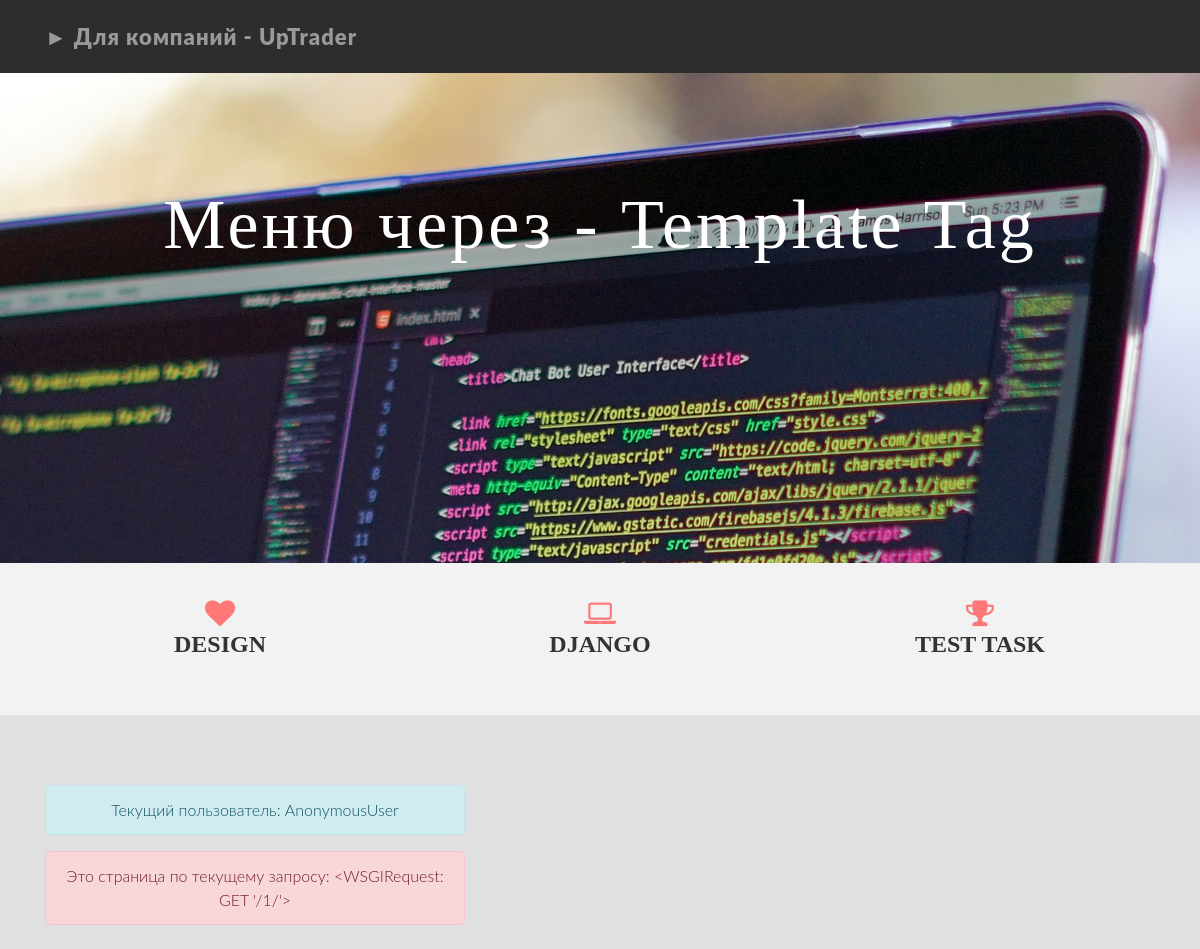
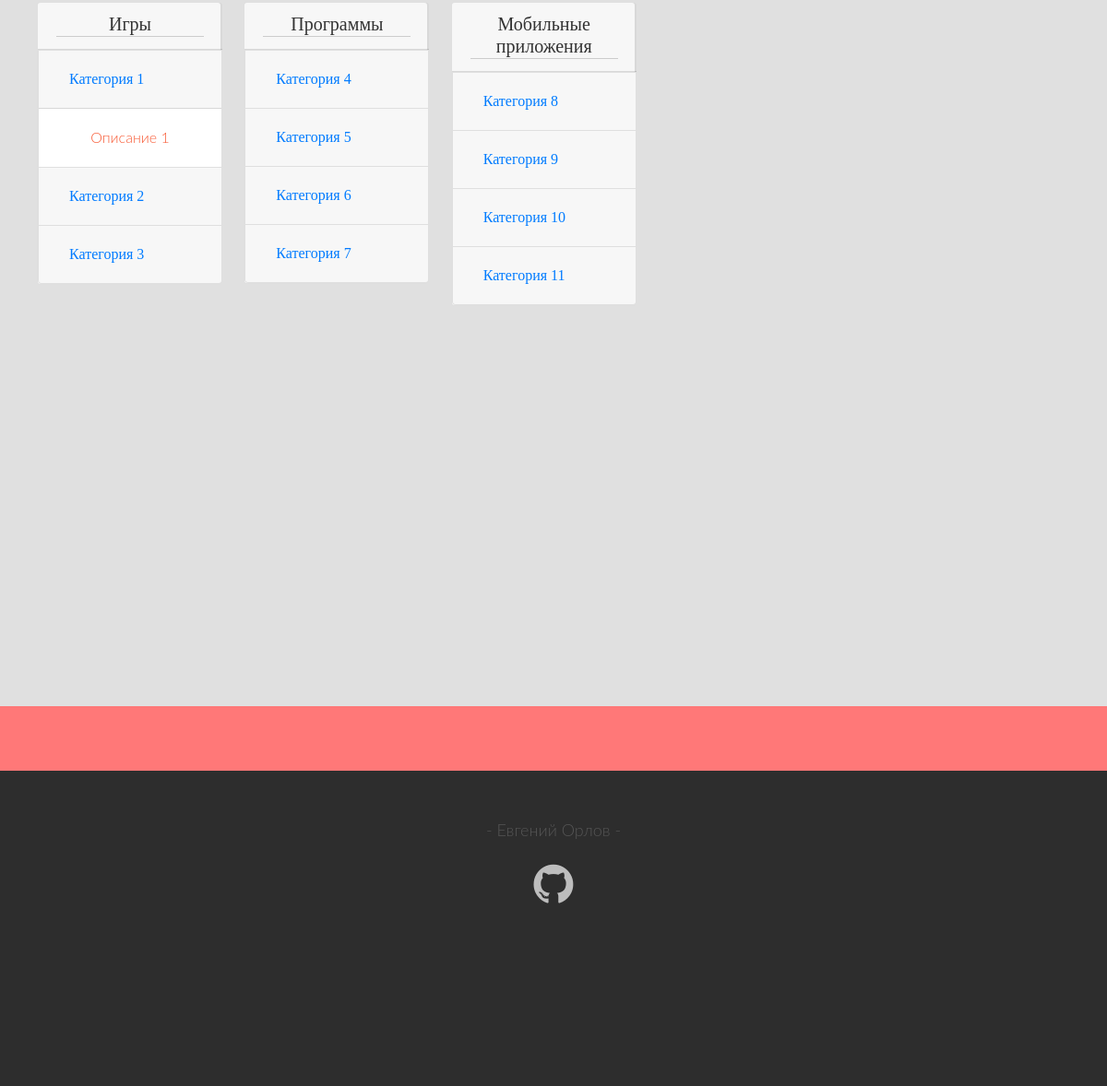
/1/, run on the app's committed database (2 pictures, top to bottom).
### app-up-trader/apps/main/models.py (models this page shows, shortened)
class Menu(models.Model):
	'''         Модель: Меню        '''
	'''============================='''
	name_menu = models.CharField(verbose_name='Название меню', max_length=50)
	included_categories = models.ManyToManyField(Category, verbose_name='Список категорий в данном меню', blank=True, related_name='included_categories')
	class Meta:
		verbose_name = 'Новое меню'
		verbose_name_plural = 'Меню'

class Category(models.Model):
	'''       Модель: Категория     '''
	'''============================='''
	id = models.AutoField(primary_key=True)
	name = models.CharField(verbose_name='Название категорий', max_length=50)
	discription = models.CharField(verbose_name='Подкатегория', max_length=50)
	class Meta:
		verbose_name = 'Новая категория'
		verbose_name_plural = 'Категории'

### app-up-trader/apps/main/views.py (the view)
# urls.py: path('<int:main_id>/', views.DetailView.as_view(), name = 'detail'),
class DetailView(View):
    '''     Класс: Для вывода "Детальной страницы"    '''
    '''==============================================='''
    def get(self, request, main_id):
        page = Page.objects.get(link_page=main_id)
        menu = page.included_menu.all()
        category = menu
        return render(request, 'main/detail.html', {'category': category, 'menu': menu, 'page': page})

### app-up-trader/templates/main/detail.html (shortened to what this page needs)
{% extends 'base.html' %}
{% block content %}
  {% include "header.html" %}
  <div id="dg" style="height: 1000px;">
      <div class="container">
        <div style='width:420px' class='alert alert-info'>Текущий пользователь: {{user}}</div>
        <div style='width:420px' class='alert alert-danger'>Это страница по текущему запросу: {{request}}</div>
          <div class="row centered">
            <div class="col-m-11">
              <div class="menu_name">
                {% for menu in page.included_menu.all %}
                  <div class="card accordion">
                      <div class="card-header">
                        <h5 class="menu mb-0">
                          {{menu.name_menu}}
                          <hr>
                        </h5>
                      </div>
                    {% for category in menu.included_categories.all %}
                      <div class="card">
                        <div class="card-header">
                          <h2 class="mb-0">
                            <button class="btn btn-link btn-block text-left" type="button" data-toggle="collapse">
                              {{category.name}}
                            </button>
                          </h2>
                        </div>
                        <div class="collapse sub-category">
                          <div class="card-body">
                            <a class='url_on_category' href="{% url 'main:detail' category.id %}">{{category.discription}}</a>
                          </div>
                        </div>
                      </div>
                    {% endfor %}
                  </div>
                {% endfor %}
              </div>
            </div>
          </div>
        </div>
      </div>
  {% include "footer.html" %}
{% endblock %}

### static/css/style.css (style rules this page uses)
.menu { font-family: math; }
.accordion { margin: 10px; display: inline-grid; }
.card { width: 200px !important; }
body { background-color: #f2f2f2; font-family: "Lato"; font-weight: 300; font-size: 16px; color: #555; -webkit-font-smoothing: antialiased; -webkit-overflow-scrolling: touch; }
h1, h2, h3, h4, h5, h6 { font-family: "Raleway"; font-weight: 300; color: #333; }
.centered { text-align: center; }
a { color: #f85c37; word-wrap: break-word; transition: color 0.1s ease-in, background 0.1s ease-in; }
a:before, a:after { transition: color 0.1s ease-in, background 0.1s ease-in; }
hr { display: block; height: 1px; border: 0; border-top: 1px solid #ccc; margin: 0; padding: 0; }
#dg { background: #e0e0e0; padding-top: 70px; padding-bottom: 70px; text-align: center; min-height: 700px; }

### data on the page
Menu: name_menu "Игры"
Category: name "Категория 1", discription "Описание 1"
Category: name "Категория 2"
Category: name "Категория 3"
Menu: name_menu "Программы"
Category: name "Категория 4"
Category: name "Категория 5"
Category: name "Категория 6"
Category: name "Категория 7"
Menu: name_menu "Мобильные приложения"
Category: name "Категория 8"
Category: name "Категория 9"
Category: name "Категория 10"
Category: name "Категория 11"

### other printed values
{{ user }} "AnonymousUser"
{{ request }} "<WSGIRequest: GET '/1/'>"
